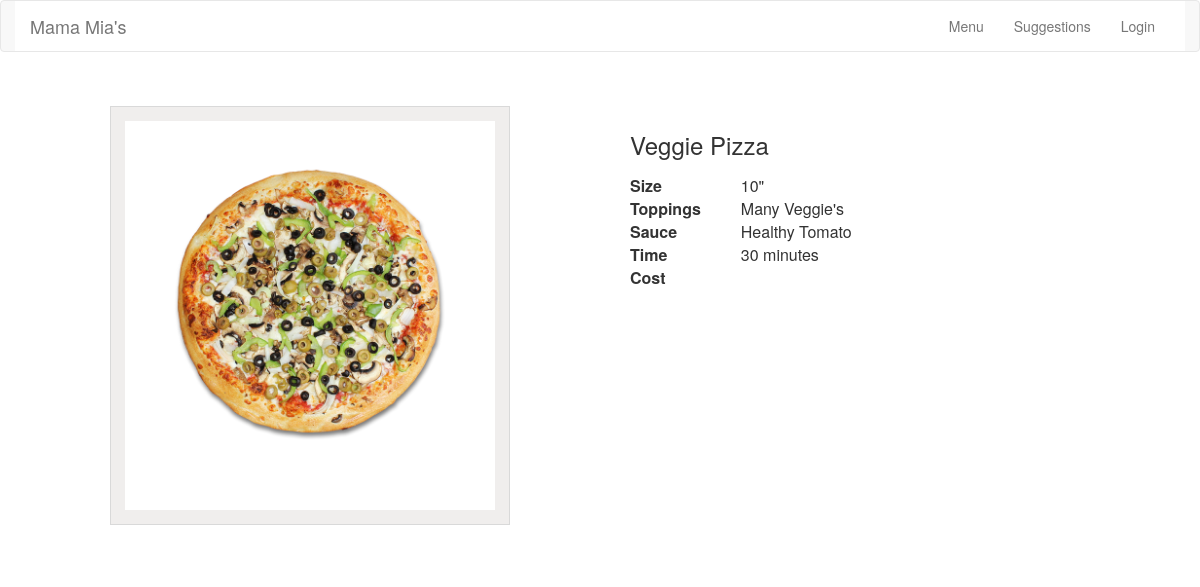
Page /details.php?id=1 on the committed database.
### tables this page shows
CREATE TABLE `Media` (
	`media_id`	int(11) NOT NULL,
	`title`	varchar(100) NOT NULL,
	`img`	varchar(255) NOT NULL,
	`genre_id`	int(11) NOT NULL,
	`format`	varchar(25) NOT NULL,
	`year`	varchar(100) NOT NULL,
	`category`	varchar(6) NOT NULL
);

CREATE TABLE `Genres` (
  `genre_id` int(11) NOT NULL,
  `genre` varchar(50) NOT NULL
);

### inc/functions.php (called while the page is built, shortened)
<?php
function single_item_array($id) {
    include("connection.php");
    try {
      $results = $db->prepare(
          "SELECT title, category, img, format, year,
          publisher, isbn, genre
          FROM Media
          JOIN Genres ON Media.genre_id=Genres.genre_id
          LEFT OUTER JOIN Books
          ON Media.media_id = Books.media_id
          WHERE Media.media_id = ?"
      );
      $results->bindParam(1,$id,PDO::PARAM_INT);
      $results->execute();
    } catch (Exception $e) {
      echo "bad query";
      echo $e;
    }
    $item = $results->fetch(PDO::FETCH_ASSOC);
    try {
      $result = $db->prepare("
              SELECT fullname,role
              FROM Media_People
              JOIN People ON Media_People.people_id=People.people_id
              WHERE media_id = ?");
      $result->bindParam(1,$id,PDO::PARAM_INT);
      $result->execute();
    } catch (Exception $e) {
      echo "bad query";
      echo $e;
    }
    while ($row = $result->fetch(PDO::FETCH_ASSOC)) {
        $item[$row["role"]][] = $row["fullname"];
    }
    return $item;
}

### details.php (the view, shortened to what this page needs)
<?php
include("inc/functions.php");
if (isset($_GET["id"])) {
    $id = filter_input(INPUT_GET,"id",FILTER_SANITIZE_NUMBER_INT);
    $item = single_item_array($id);
}
include("inc/header.php"); ?>
<div class="section page">
    <div class="wrapper">
        <div class="media-picture">
        <span>
            <img src="<?php echo $item["img"]; ?>" alt="<?php echo $item["title"]; ?>" />
        </span>
        </div>
        <div class="media-details">
            <h1><?php echo $item["title"]; ?></h1>
            <table>
                <tr>
                    <th>Size</th>
                    <td><?php echo $item["category"]; ?></td>
                </tr>
                <tr>
                    <th>Toppings</th>
                    <td><?php echo $item["genre"]; ?></td>
                </tr>
                <tr>
                    <th>Sauce</th>
                    <td><?php echo $item["format"]; ?></td>
                </tr>
                <tr>
                    <th>Time</th>
                    <td><?php echo $item["year"]; ?></td>
                </tr>
                <?php if (strtolower($item["category"]) == '10"' || '12"' || '14"' || '16"') { ?>
                <tr>
                    <th>Cost</th>
                    <td><?php echo ($item["artist"]); ?></td>
                </tr>
                <?php } ?>
            </table>
        </div>
    </div>
</div>

### css/style.css (style rules this page uses)
html { font-size: 100%; -webkit-text-size-adjust: 100%; -ms-text-size-adjust: 100%; }
html, button, input, select, textarea { font-family: sans-serif; }
body { margin: 0; }
h1 { font-size: 2em; margin: 0.67em 0; }
img { border: 0; -ms-interpolation-mode: bicubic; }
table { border-collapse: collapse; border-spacing: 0; text-align: left; }
table th { padding-right: 40px; }
html { overflow-y: scroll; overflow-x: hidden; }
body { font-family: 'Open Sans', sans-serif; background:#f0eeed; color: #676767; }
.wrapper { width: 980px; margin: 0 auto; }
.section.page:after { content:"";display:block;visibility:hidden;height:0;clear:both; }
.section.page { padding: 34px 0; background: white; }
.section.page h1 { font-size: 24px; text-align: center; line-height: 1.6; font-weight: normal; }
.section.page .media-details h1 { text-align: left; }
.media-picture { float: left; width: 400px; text-align: center; border: 1px solid #d9d9d9; padding: 14px; background: #f0eeed; }
.media-picture span { background: white; display: block; width: 100%; padding: 36px 0 61px; }
.media-picture img { width: 292px; }
.media-details { width: 460px; float: right; }

### rows in the picture
media: img (picture), title "Veggie Pizza", category "10\"", genre.genre "Many Veggie's", format "Healthy Tomato", year "30 minutes"
